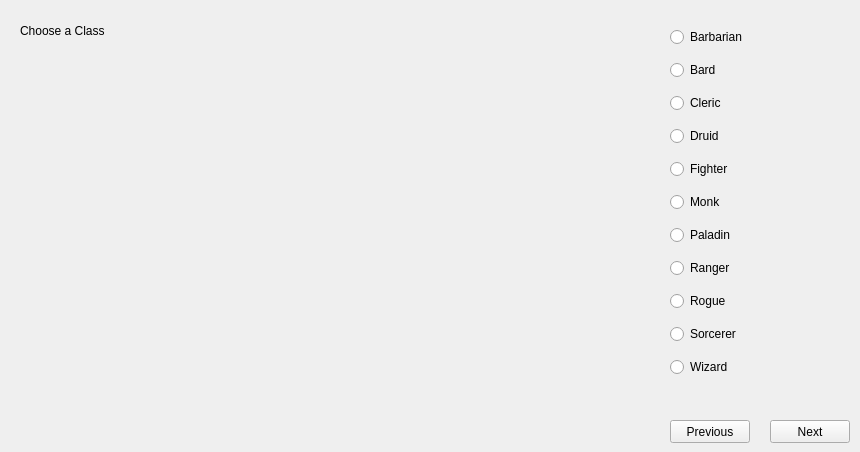
    <widget class="QWidget" name="page_3">
     <widget class="QPushButton" name="nextButton_3">
      <property name="geometry">
       <rect>
        <x>770</x>
        <y>420</y>
        <width>80</width>
        <height>23</height>
       </rect>
      </property>
      <property name="text">
       <string>Next</string>
      </property>
     </widget>
     <widget class="QPushButton" name="previousButton_3">
      <property name="geometry">
       <rect>
        <x>670</x>
        <y>420</y>
        <width>80</width>
        <height>23</height>
       </rect>
      </property>
      <property name="text">
       <string>Previous</string>
      </property>
     </widget>
     <widget class="QLabel" name="label_14">
      <property name="geometry">
       <rect>
        <x>20</x>
        <y>20</y>
        <width>91</width>
        <height>21</height>
       </rect>
      </property>
      <property name="text">
       <string>Choose a Class</string>
      </property>
     </widget>
     <widget class="QWidget" name="gridLayoutWidget_3">
      <property name="geometry">
       <rect>
        <x>670</x>
        <y>20</y>
        <width>181</width>
        <height>371</height>
       </rect>
      </property>
      <layout class="QVBoxLayout" name="verticalLayout">
       <item>
        <widget class="QRadioButton" name="radioButton_8">
         <property name="text">
          <string>Barbarian</string>
         </property>
         <attribute name="buttonGroup">
          <string notr="true">classGroup</string>
         </attribute>
        </widget>
       </item>
       <item>
        <widget class="QRadioButton" name="radioButton_9">
         <property name="text">
          <string>Bard</string>
         </property>
         <attribute name="buttonGroup">
          <string notr="true">classGroup</string>
         </attribute>
        </widget>
       </item>
       <item>
        <widget class="QRadioButton" name="radioButton_10">
         <property name="text">
          <string>Cleric</string>
         </property>
         <attribute name="buttonGroup">
          <string notr="true">classGroup</string>
         </attribute>
        </widget>
       </item>
       <item>
        <widget class="QRadioButton" name="radioButton_11">
         <property name="text">
          <string>Druid</string>
         </property>
         <attribute name="buttonGroup">
          <string notr="true">classGroup</string>
         </attribute>
        </widget>
       </item>
       <item>
        <widget class="QRadioButton" name="radioButton_12">
         <property name="text">
          <string>Fighter</string>
         </property>
         <attribute name="buttonGroup">
          <string notr="true">classGroup</string>
         </attribute>
        </widget>
       </item>
       <item>
        <widget class="QRadioButton" name="radioButton_18">
         <property name="text">
          <string>Monk</string>
         </property>
         <attribute name="buttonGroup">
          <string notr="true">classGroup</string>
         </attribute>
        </widget>
       </item>
       <item>
        <widget class="QRadioButton" name="radioButton_13">
         <property name="text">
          <string>Paladin</string>
         </property>
         <attribute name="buttonGroup">
          <string notr="true">classGroup</string>
         </attribute>
        </widget>
       </item>
       <item>
        <widget class="QRadioButton" name="radioButton_14">
         <property name="text">
          <string>Ranger</string>
         </property>
         <attribute name="buttonGroup">
          <string notr="true">classGroup</string>
         </attribute>
        </widget>
       </item>
       <item>
        <widget class="QRadioButton" name="radioButton_15">
         <property name="text">
          <string>Rogue</string>
         </property>
         <attribute name="buttonGroup">
          <string notr="true">classGroup</string>
         </attribute>
        </widget>
       </item>
       <item>
        <widget class="QRadioButton" name="radioButton_16">
         <property name="text">
          <string>Sorcerer</string>
         </property>
         <attribute name="buttonGroup">
          <string notr="true">classGroup</string>
         </attribute>
        </widget>
       </item>
       <item>
        <widget class="QRadioButton" name="radioButton_17">
         <property name="text">
          <string>Wizard</string>
         </property>
         <attribute name="buttonGroup">
          <string notr="true">classGroup</string>
         </attribute>
        </widget>
       </item>
      </layout>
     </widget>
    </widget>
